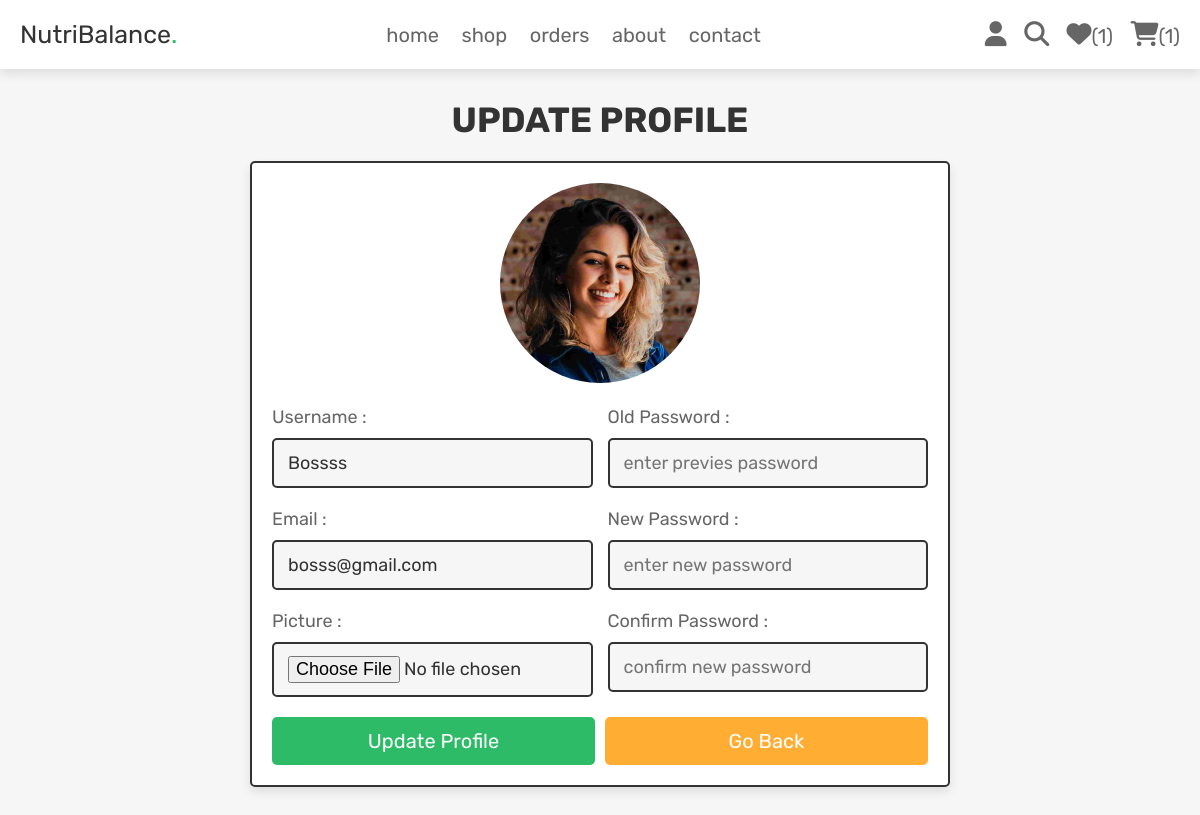
The app's page /user_profile_update.php (signed in) with its own data.
### tables this page shows
CREATE TABLE `users` (
  `id` int NOT NULL,
  `nume` varchar(150) NOT NULL,
  `email` varchar(150) NOT NULL,
  `parola` varchar(150) NOT NULL,
  `tip_user` varchar(30) NOT NULL,
  `imagine` varchar(150) NOT NULL
);

### user_profile_update.php (the view, shortened to what this page needs)
<?php
include 'conexiune.php';
$user_id = $_SESSION['user_id'];
?>
<!DOCTYPE html>
<html lang="en">
<head>
 <link rel="stylesheet" href="https://cdnjs.cloudflare.com/ajax/libs/font-awesome/6.5.2/css/all.min.css">
<link rel="stylesheet" href="CSS/componente.css">
</head>
<body>
<?php include 'header.php';?>
<section class="update-profile">
   <h1 class="title">update profile</h1>
   <form action="" method="POST" enctype="multipart/form-data">
   <img src="intrare_img/<?= $fetch_profile['imagine']; ?>" alt="">
    <div class="flex">
        <div class="inputBox">
        <span>username :</span>
        <input type="text" name="name" value="<?= $fetch_profile['nume']; ?>" placeholder="update username" required class="box">
        <span>email :</span>
        <input type="email" name="email" value="<?= $fetch_profile['email']; ?>" placeholder="update email" required class="box">
        <span>picture :</span>
        <input type="file" name="image" accept="image/jpg, image/jpeg, image/png" class="box">
       </div>
        <div class="inputBox">
          <span>old password :</span>
          <input type="password" name="update_password" placeholder="enter previes password" class="box">
          <span>new password :</span>
          <input type="password" name="new_password" placeholder="enter new password" class="box">
          <span>confirm password :</span>
          <input type="password" name="confirm_password" placeholder="confirm new password" class="box">
       </div>
    </div>
     <div class="flex-btn">
           <input type="submit" class="btn" value="update profile" name="update_profile">
           <a href="home.php" class="option-btn">go back</a>
     </div>
   </form>
</section>
</body>
</html>

### CSS/componente.css (style rules this page uses)
:root { --green: #2dbb68; --orange: #ffad33; --red: #e74c3c; --black: #333; --light-color: #666; --white: #fff; --light-bg: #f6f6f6; --border: 0.2rem solid var(--black); --box-shadow: 0 0.5rem 1rem rgba(0, 0, 0, 0.1); }
* { font-family: "Rubik", sans-serif; margin: 0; padding: 0; box-sizing: border-box; outline: none; border: none; text-decoration: none; color: var(--black); }
body { background-color: var(--light-bg); }
html { font-size: 62.5%; overflow-x: hidden; scroll-behavior: smooth; scroll-padding-top: 6.5rem; }
section { padding: 3rem 2rem; max-width: 1200px; margin: 0 auto; }
.btn, .delete-btn, .option-btn { width: 100%; margin-top: 1rem; border-radius: 0.5rem; padding: 1.2rem 1.4rem; display: block; font-size: 2rem; color: var(--white); cursor: pointer; text-transform: capitalize; text-align: center; }
.btn { background-color: var(--green); }
.option-btn { background-color: var(--orange); }
.flex-btn { display: flex; flex-wrap: wrap; gap: 1rem; }
.flex-btn > * { flex: 1; }
.title { text-align: center; margin-bottom: 2rem; text-transform: uppercase; color: var(--black); font-size: 3.5rem; }
.update-profile form { max-width: 70rem; margin: 0 auto; background-color: var(--white); box-shadow: var(--box-shadow); border: var(--border); border-radius: 0.5rem; padding: 2rem; text-align: center; }
.update-profile form .flex { display: flex; gap: 1.5rem; justify-content: space-between; }
.update-profile form img { height: 20rem; width: 20rem; margin-bottom: 1rem; border-radius: 50%; object-fit: cover; }
.update-profile form .inputBox { text-align: left; width: 49%; }
.update-profile form .inputBox span { display: block; padding-top: 1rem; font-size: 1.8rem; color: var(--light-color); text-transform: capitalize; }
.update-profile form .inputBox .box { width: 100%; padding: 1.2rem 1.4rem; font-size: 1.8rem; color: var(--black); border: var(--border); border-radius: 0.5rem; margin: 1rem 0; background-color: var(--light-bg); }

### records on screen
users: imagine (picture), name "Bossss", email "bosss@gmail.com"

### other values on screen
$result_countwish->num_rows "1"
$result_count->num_rows "1"
